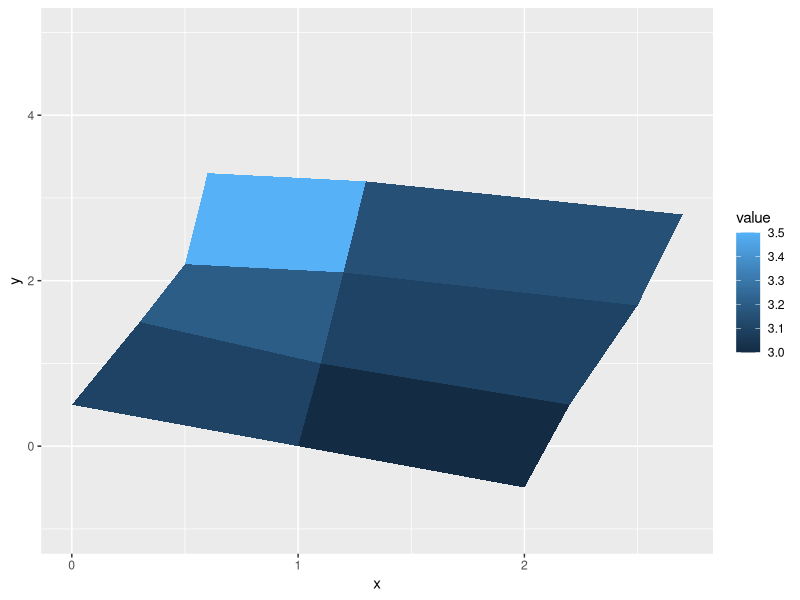
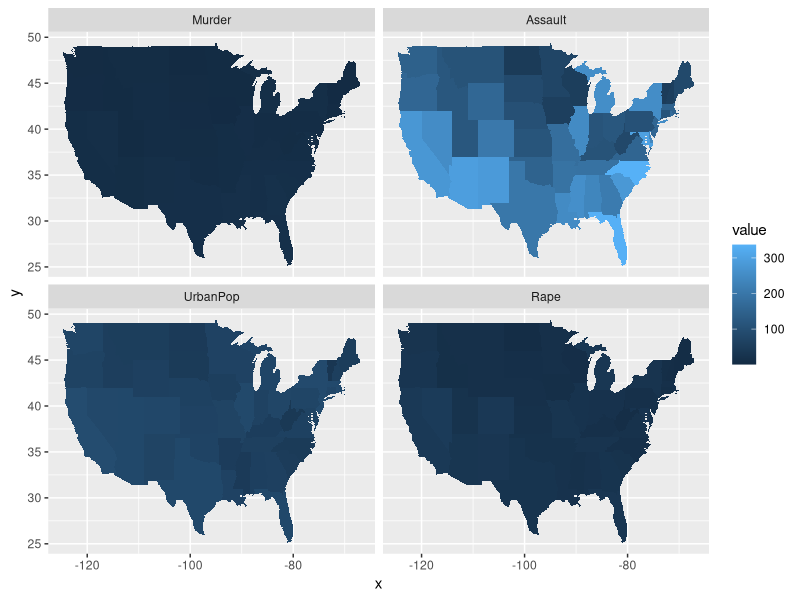

The R source for these figures, in order:
## ---- chunk 1
knitr::opts_chunk$set(echo = TRUE)
## ---- chunk 2
ids <- factor(c("1.1", "2.1", "1.2", "2.2", "1.3", "2.3"))

values <- data.frame(
  id = ids,
  value = c(3, 3.1, 3.1, 3.2, 3.15, 3.5)
)

positions <- data.frame(
  id = rep(ids, each = 4),
  x = c(2, 1, 1.1, 2.2, 1, 0, 0.3, 1.1, 2.2, 1.1, 1.2, 2.5, 1.1, 0.3,
        0.5, 1.2, 2.5, 1.2, 1.3, 2.7, 1.2, 0.5, 0.6, 1.3),
  y = c(-0.5, 0, 1, 0.5, 0, 0.5, 1.5, 1, 0.5, 1, 2.1, 1.7, 1, 1.5,
        2.2, 2.1, 1.7, 2.1, 3.2, 2.8, 2.1, 2.2, 3.3, 3.2)
)
library(ggplot2)
ggplot(values, aes(fill = value)) +
  geom_map(aes(map_id = id), map = positions) +
  expand_limits(positions,alpha = 0.5) + ylim(-1,5)
## ---- chunk 3
crimes <- data.frame(state = tolower(rownames(USArrests)), USArrests)
crimesm <-reshape2::melt(crimes, id = 1)
library("maps")
if (require(maps)) {
  states_map <- map_data("state")
  ggplot(crimes, aes(map_id = state)) +
    geom_map(aes(fill = Murder), map = states_map) +
    expand_limits(x = states_map$long, y = states_map$lat)

  last_plot() + coord_map()
  ggplot(crimesm, aes(map_id = state)) +
    geom_map(aes(fill = value), map = states_map) +
    expand_limits(x = states_map$long, y = states_map$lat) +
    facet_wrap( ~ variable)
}
